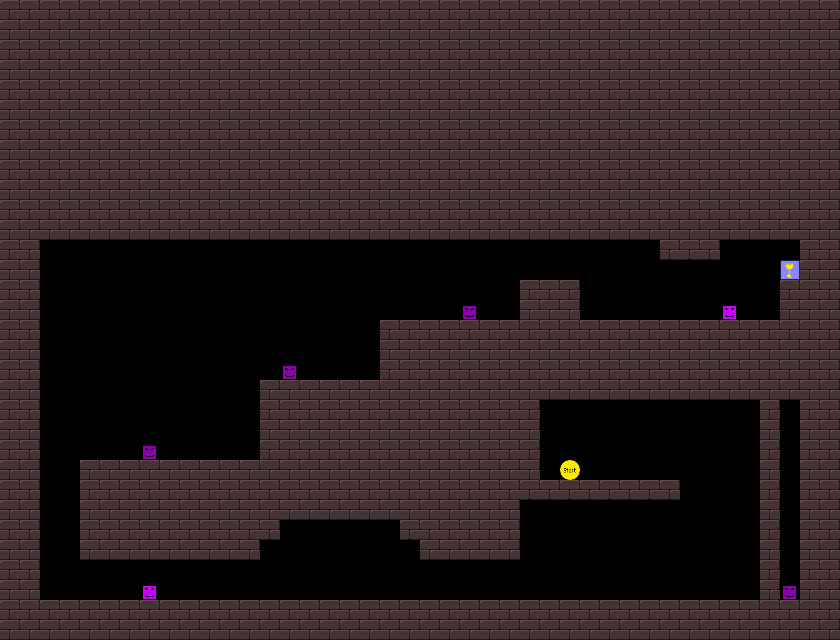

This is a level from a 2D game, rendered from its Tiled map with the project's own tilesets. A one-line summary and the complete map file follow:
An orthogonal 42x32 tile map with 20x20 px tiles, 1 tile layer (bg).

<map version="1.0" orientation="orthogonal" width="42" height="32" tilewidth="20" tileheight="20">
 <tileset firstgid="1" name="tiles1_neu_kleiner" tilewidth="20" tileheight="20">
  <image source="tiles1_neu_kleiner.png" width="120" height="240" />
 </tileset>
 <layer name="bg" width="42" height="32">
  <data encoding="csv">
8,8,8,8,8,8,8,8,8,8,8,8,8,8,8,8,8,8,8,8,8,8,8,8,8,8,8,8,8,8,8,8,8,8,8,8,8,8,8,8,8,8,
8,8,8,8,8,8,8,8,8,8,8,8,8,8,8,8,8,8,8,8,8,8,8,8,8,8,8,8,8,8,8,8,8,8,8,8,8,8,8,8,8,8,
8,8,8,8,8,8,8,8,8,8,8,8,8,8,8,8,8,8,8,8,8,8,8,8,8,8,8,8,8,8,8,8,8,8,8,8,8,8,8,8,8,8,
8,8,8,8,8,8,8,8,8,8,8,8,8,8,8,8,8,8,8,8,8,8,8,8,8,8,8,8,8,8,8,8,8,8,8,8,8,8,8,8,8,8,
8,8,8,8,8,8,8,8,8,8,8,8,8,8,8,8,8,8,8,8,8,8,8,8,8,8,8,8,8,8,8,8,8,8,8,8,8,8,8,8,8,8,
8,8,8,8,8,8,8,8,8,8,8,8,8,8,8,8,8,8,8,8,8,8,8,8,8,8,8,8,8,8,8,8,8,8,8,8,8,8,8,8,8,8,
8,8,8,8,8,8,8,8,8,8,8,8,8,8,8,8,8,8,8,8,8,8,8,8,8,8,8,8,8,8,8,8,8,8,8,8,8,8,8,8,8,8,
8,8,8,8,8,8,8,8,8,8,8,8,8,8,8,8,8,8,8,8,8,8,8,8,8,8,8,8,8,8,8,8,8,8,8,8,8,8,8,8,8,8,
8,8,8,8,8,8,8,8,8,8,8,8,8,8,8,8,8,8,8,8,8,8,8,8,8,8,8,8,8,8,8,8,8,8,8,8,8,8,8,8,8,8,
8,8,8,8,8,8,8,8,8,8,8,8,8,8,8,8,8,8,8,8,8,8,8,8,8,8,8,8,8,8,8,8,8,8,8,8,8,8,8,8,8,8,
8,8,8,8,8,8,8,8,8,8,8,8,8,8,8,8,8,8,8,8,8,8,8,8,8,8,8,8,8,8,8,8,8,8,8,8,8,8,8,8,8,8,
8,8,8,8,8,8,8,8,8,8,8,8,8,8,8,8,8,8,8,8,8,8,8,8,8,8,8,8,8,8,8,8,8,8,8,8,8,8,8,8,8,8,
8,8,0,0,0,0,0,0,0,0,0,0,0,0,0,0,0,0,0,0,0,0,0,0,0,0,0,0,0,0,0,0,0,8,8,8,0,0,0,0,8,8,
8,8,0,0,0,0,0,0,0,0,0,0,0,0,0,0,0,0,0,0,0,0,0,0,0,0,0,0,0,0,0,0,0,0,0,0,0,0,0,48,8,8,
8,8,0,0,0,0,0,0,0,0,0,0,0,0,0,0,0,0,0,0,0,0,0,0,0,0,8,8,8,0,0,0,0,0,0,0,0,0,0,8,8,8,
8,8,0,0,0,0,0,0,0,0,0,0,0,0,0,0,0,0,0,0,0,0,0,51,0,0,8,8,8,0,0,0,0,0,0,0,50,0,0,8,8,8,
8,8,0,0,0,0,0,0,0,0,0,0,0,0,0,0,0,0,0,8,8,8,8,8,8,8,8,8,8,8,8,8,8,8,8,8,8,8,8,8,8,8,
8,8,0,0,0,0,0,0,0,0,0,0,0,0,0,0,0,0,0,8,8,8,8,8,8,8,8,8,8,8,8,8,8,8,8,8,8,8,8,8,8,8,
8,8,0,0,0,0,0,0,0,0,0,0,0,0,51,0,0,0,0,8,8,8,8,8,8,8,8,8,8,8,8,8,8,8,8,8,8,8,8,8,8,8,
8,8,0,0,0,0,0,0,0,0,0,0,0,8,8,8,8,8,8,8,8,8,8,8,8,8,8,8,8,8,8,8,8,8,8,8,8,8,8,8,8,8,
8,8,0,0,0,0,0,0,0,0,0,0,0,8,8,8,8,8,8,8,8,8,8,8,8,8,8,0,0,0,0,0,0,0,0,0,0,0,8,0,8,8,
8,8,0,0,0,0,0,0,0,0,0,0,0,8,8,8,8,8,8,8,8,8,8,8,8,8,8,0,0,0,0,0,0,0,0,0,0,0,8,0,8,8,
8,8,0,0,0,0,0,51,0,0,0,0,0,8,8,8,8,8,8,8,8,8,8,8,8,8,8,0,0,0,0,0,0,0,0,0,0,0,8,0,8,8,
8,8,0,0,8,8,8,8,8,8,8,8,8,8,8,8,8,8,8,8,8,8,8,8,8,8,8,0,47,0,0,0,0,0,0,0,0,0,8,0,8,8,
8,8,0,0,8,8,8,8,8,8,8,8,8,8,8,8,8,8,8,8,8,8,8,8,8,8,8,8,8,8,8,8,8,8,0,0,0,0,8,0,8,8,
8,8,0,0,8,8,8,8,8,8,8,8,8,8,8,8,8,8,8,8,8,8,8,8,8,8,0,0,0,0,0,0,0,0,0,0,0,0,8,0,8,8,
8,8,0,0,8,8,8,8,8,8,8,8,8,8,0,0,0,0,0,0,8,8,8,8,8,8,0,0,0,0,0,0,0,0,0,0,0,0,8,0,8,8,
8,8,0,0,8,8,8,8,8,8,8,8,8,0,0,0,0,0,0,0,0,8,8,8,8,8,0,0,0,0,0,0,0,0,0,0,0,0,8,0,8,8,
8,8,0,0,0,0,0,0,0,0,0,0,0,0,0,0,0,0,0,0,0,0,0,0,0,0,0,0,0,0,0,0,0,0,0,0,0,0,8,0,8,8,
8,8,0,0,0,0,0,50,0,0,0,0,0,0,0,0,0,0,0,0,0,0,0,0,0,0,0,0,0,0,0,0,0,0,0,0,0,0,8,51,8,8,
8,8,8,8,8,8,8,8,8,8,8,8,8,8,8,8,8,8,8,8,8,8,8,8,8,8,8,8,8,8,8,8,8,8,8,8,8,8,8,8,8,8,
8,8,8,8,8,8,8,8,8,8,8,8,8,8,8,8,8,8,8,8,8,8,8,8,8,8,8,8,8,8,8,8,8,8,8,8,8,8,8,8,8,8
</data>
 </layer>
</map>
